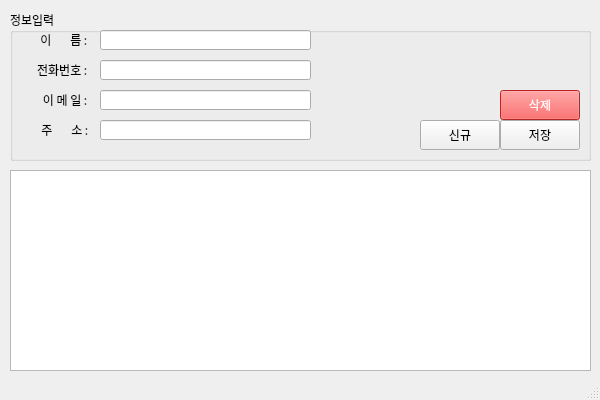
<?xml version="1.0" encoding="UTF-8"?>
<ui version="4.0">
 <class>MainWindow</class>
 <widget class="QMainWindow" name="MainWindow">
  <property name="geometry">
   <rect>
    <x>0</x>
    <y>0</y>
    <width>600</width>
    <height>400</height>
   </rect>
  </property>
  <property name="minimumSize">
   <size>
    <width>600</width>
    <height>400</height>
   </size>
  </property>
  <property name="maximumSize">
   <size>
    <width>600</width>
    <height>400</height>
   </size>
  </property>
  <property name="font">
   <font>
    <family>나눔고딕</family>
   </font>
  </property>
  <property name="windowTitle">
   <string>MainWindow</string>
  </property>
  <widget class="QWidget" name="centralwidget">
   <widget class="QWidget" name="verticalLayoutWidget">
    <property name="geometry">
     <rect>
      <x>10</x>
      <y>10</y>
      <width>581</width>
      <height>151</height>
     </rect>
    </property>
    <layout class="QVBoxLayout" name="verticalLayout">
     <item>
      <widget class="QGroupBox" name="groupBox">
       <property name="title">
        <string>정보입력</string>
       </property>
       <widget class="QLabel" name="label">
        <property name="geometry">
         <rect>
          <x>20</x>
          <y>24</y>
          <width>60</width>
          <height>12</height>
         </rect>
        </property>
        <property name="text">
         <string>이       름 : </string>
        </property>
        <property name="alignment">
         <set>Qt::AlignRight|Qt::AlignTrailing|Qt::AlignVCenter</set>
        </property>
       </widget>
       <widget class="QLineEdit" name="txtName">
        <property name="geometry">
         <rect>
          <x>90</x>
          <y>20</y>
          <width>211</width>
          <height>20</height>
         </rect>
        </property>
        <property name="inputMethodHints">
         <set>Qt::ImhDigitsOnly|Qt::ImhLatinOnly</set>
        </property>
       </widget>
       <widget class="QLineEdit" name="txtPhone">
        <property name="geometry">
         <rect>
          <x>90</x>
          <y>50</y>
          <width>211</width>
          <height>20</height>
         </rect>
        </property>
        <property name="inputMethodHints">
         <set>Qt::ImhFormattedNumbersOnly</set>
        </property>
       </widget>
       <widget class="QLabel" name="label_2">
        <property name="geometry">
         <rect>
          <x>20</x>
          <y>54</y>
          <width>60</width>
          <height>12</height>
         </rect>
        </property>
        <property name="text">
         <string>전화번호 : </string>
        </property>
        <property name="alignment">
         <set>Qt::AlignRight|Qt::AlignTrailing|Qt::AlignVCenter</set>
        </property>
       </widget>
       <widget class="QLineEdit" name="txtEmail">
        <property name="geometry">
         <rect>
          <x>90</x>
          <y>80</y>
          <width>211</width>
          <height>20</height>
         </rect>
        </property>
       </widget>
       <widget class="QLabel" name="label_3">
        <property name="geometry">
         <rect>
          <x>20</x>
          <y>84</y>
          <width>60</width>
          <height>12</height>
         </rect>
        </property>
        <property name="text">
         <string>이 메 일 : </string>
        </property>
        <property name="alignment">
         <set>Qt::AlignRight|Qt::AlignTrailing|Qt::AlignVCenter</set>
        </property>
       </widget>
       <widget class="QLineEdit" name="txtAddress">
        <property name="geometry">
         <rect>
          <x>90</x>
          <y>110</y>
          <width>211</width>
          <height>20</height>
         </rect>
        </property>
       </widget>
       <widget class="QLabel" name="label_4">
        <property name="geometry">
         <rect>
          <x>21</x>
          <y>114</y>
          <width>60</width>
          <height>12</height>
         </rect>
        </property>
        <property name="text">
         <string>주       소 : </string>
        </property>
        <property name="alignment">
         <set>Qt::AlignRight|Qt::AlignTrailing|Qt::AlignVCenter</set>
        </property>
       </widget>
       <widget class="QPushButton" name="btnNew">
        <property name="geometry">
         <rect>
          <x>410</x>
          <y>110</y>
          <width>80</width>
          <height>30</height>
         </rect>
        </property>
        <property name="text">
         <string>신규</string>
        </property>
       </widget>
       <widget class="QPushButton" name="btnSave">
        <property name="geometry">
         <rect>
          <x>490</x>
          <y>110</y>
          <width>80</width>
          <height>30</height>
         </rect>
        </property>
        <property name="text">
         <string>저장</string>
        </property>
       </widget>
       <widget class="QPushButton" name="btnDel">
        <property name="geometry">
         <rect>
          <x>490</x>
          <y>80</y>
          <width>80</width>
          <height>30</height>
         </rect>
        </property>
        <property name="palette">
         <palette>
          <active>
           <colorrole role="WindowText">
            <brush brushstyle="SolidPattern">
             <color alpha="255">
              <red>255</red>
              <green>255</green>
              <blue>255</blue>
             </color>
            </brush>
           </colorrole>
           <colorrole role="Button">
            <brush brushstyle="SolidPattern">
             <color alpha="255">
              <red>255</red>
              <green>50</green>
              <blue>50</blue>
             </color>
            </brush>
           </colorrole>
           <colorrole role="Light">
            <brush brushstyle="SolidPattern">
             <color alpha="255">
              <red>255</red>
              <green>127</green>
              <blue>127</blue>
             </color>
            </brush>
           </colorrole>
           <colorrole role="Midlight">
            <brush brushstyle="SolidPattern">
             <color alpha="255">
              <red>255</red>
              <green>63</green>
              <blue>63</blue>
             </color>
            </brush>
           </colorrole>
           <colorrole role="Dark">
            <brush brushstyle="SolidPattern">
             <color alpha="255">
              <red>127</red>
              <green>0</green>
              <blue>0</blue>
             </color>
            </brush>
           </colorrole>
           <colorrole role="Mid">
            <brush brushstyle="SolidPattern">
             <color alpha="255">
              <red>170</red>
              <green>0</green>
              <blue>0</blue>
             </color>
            </brush>
           </colorrole>
           <colorrole role="Text">
            <brush brushstyle="SolidPattern">
             <color alpha="255">
              <red>255</red>
              <green>255</green>
              <blue>255</blue>
             </color>
            </brush>
           </colorrole>
           <colorrole role="BrightText">
            <brush brushstyle="SolidPattern">
             <color alpha="255">
              <red>255</red>
              <green>255</green>
              <blue>255</blue>
             </color>
            </brush>
           </colorrole>
           <colorrole role="ButtonText">
            <brush brushstyle="SolidPattern">
             <color alpha="255">
              <red>255</red>
              <green>255</green>
              <blue>255</blue>
             </color>
            </brush>
           </colorrole>
           <colorrole role="Base">
            <brush brushstyle="SolidPattern">
             <color alpha="255">
              <red>255</red>
              <green>50</green>
              <blue>50</blue>
             </color>
            </brush>
           </colorrole>
           <colorrole role="Window">
            <brush brushstyle="SolidPattern">
             <color alpha="255">
              <red>255</red>
              <green>50</green>
              <blue>50</blue>
             </color>
            </brush>
           </colorrole>
           <colorrole role="Shadow">
            <brush brushstyle="SolidPattern">
             <color alpha="255">
              <red>0</red>
              <green>0</green>
              <blue>0</blue>
             </color>
            </brush>
           </colorrole>
           <colorrole role="AlternateBase">
            <brush brushstyle="SolidPattern">
             <color alpha="255">
              <red>255</red>
              <green>127</green>
              <blue>127</blue>
             </color>
            </brush>
           </colorrole>
           <colorrole role="ToolTipBase">
            <brush brushstyle="SolidPattern">
             <color alpha="255">
              <red>255</red>
              <green>255</green>
              <blue>220</blue>
             </color>
            </brush>
           </colorrole>
           <colorrole role="ToolTipText">
            <brush brushstyle="SolidPattern">
             <color alpha="255">
              <red>0</red>
              <green>0</green>
              <blue>0</blue>
             </color>
            </brush>
           </colorrole>
           <colorrole role="PlaceholderText">
            <brush brushstyle="SolidPattern">
             <color alpha="128">
              <red>0</red>
              <green>0</green>
              <blue>0</blue>
             </color>
            </brush>
           </colorrole>
          </active>
          <inactive>
           <colorrole role="WindowText">
            <brush brushstyle="SolidPattern">
             <color alpha="255">
              <red>255</red>
              <green>255</green>
              <blue>255</blue>
             </color>
            </brush>
           </colorrole>
           <colorrole role="Button">
            <brush brushstyle="SolidPattern">
             <color alpha="255">
              <red>255</red>
              <green>50</green>
              <blue>50</blue>
             </color>
            </brush>
           </colorrole>
           <colorrole role="Light">
            <brush brushstyle="SolidPattern">
             <color alpha="255">
              <red>255</red>
              <green>127</green>
              <blue>127</blue>
             </color>
            </brush>
           </colorrole>
           <colorrole role="Midlight">
            <brush brushstyle="SolidPattern">
             <color alpha="255">
              <red>255</red>
              <green>63</green>
              <blue>63</blue>
             </color>
            </brush>
           </colorrole>
           <colorrole role="Dark">
            <brush brushstyle="SolidPattern">
             <color alpha="255">
              <red>127</red>
              <green>0</green>
              <blue>0</blue>
             </color>
            </brush>
           </colorrole>
           <colorrole role="Mid">
            <brush brushstyle="SolidPattern">
             <color alpha="255">
              <red>170</red>
              <green>0</green>
              <blue>0</blue>
             </color>
            </brush>
           </colorrole>
           <colorrole role="Text">
            <brush brushstyle="SolidPattern">
             <color alpha="255">
              <red>255</red>
              <green>255</green>
              <blue>255</blue>
             </color>
            </brush>
           </colorrole>
           <colorrole role="BrightText">
            <brush brushstyle="SolidPattern">
             <color alpha="255">
              <red>255</red>
              <green>255</green>
              <blue>255</blue>
             </color>
            </brush>
           </colorrole>
           <colorrole role="ButtonText">
            <brush brushstyle="SolidPattern">
             <color alpha="255">
              <red>255</red>
              <green>255</green>
              <blue>255</blue>
             </color>
            </brush>
           </colorrole>
           <colorrole role="Base">
            <brush brushstyle="SolidPattern">
             <color alpha="255">
              <red>255</red>
              <green>50</green>
              <blue>50</blue>
             </color>
            </brush>
           </colorrole>
           <colorrole role="Window">
            <brush brushstyle="SolidPattern">
             <color alpha="255">
              <red>255</red>
              <green>50</green>
              <blue>50</blue>
             </color>
            </brush>
           </colorrole>
           <colorrole role="Shadow">
            <brush brushstyle="SolidPattern">
             <color alpha="255">
              <red>0</red>
              <green>0</green>
              <blue>0</blue>
             </color>
            </brush>
           </colorrole>
           <colorrole role="AlternateBase">
            <brush brushstyle="SolidPattern">
             <color alpha="255">
              <red>255</red>
              <green>127</green>
              <blue>127</blue>
             </color>
            </brush>
           </colorrole>
           <colorrole role="ToolTipBase">
            <brush brushstyle="SolidPattern">
             <color alpha="255">
              <red>255</red>
              <green>255</green>
              <blue>220</blue>
             </color>
            </brush>
           </colorrole>
           <colorrole role="ToolTipText">
            <brush brushstyle="SolidPattern">
             <color alpha="255">
              <red>0</red>
              <green>0</green>
              <blue>0</blue>
             </color>
            </brush>
           </colorrole>
           <colorrole role="PlaceholderText">
            <brush brushstyle="SolidPattern">
             <color alpha="128">
              <red>0</red>
              <green>0</green>
              <blue>0</blue>
             </color>
            </brush>
           </colorrole>
          </inactive>
          <disabled>
           <colorrole role="WindowText">
            <brush brushstyle="SolidPattern">
             <color alpha="255">
              <red>255</red>
              <green>255</green>
              <blue>255</blue>
             </color>
            </brush>
           </colorrole>
           <colorrole role="Button">
            <brush brushstyle="SolidPattern">
             <color alpha="255">
              <red>255</red>
              <green>50</green>
              <blue>50</blue>
             </color>
            </brush>
           </colorrole>
           <colorrole role="Light">
            <brush brushstyle="SolidPattern">
             <color alpha="255">
              <red>255</red>
              <green>127</green>
              <blue>127</blue>
             </color>
            </brush>
           </colorrole>
           <colorrole role="Midlight">
            <brush brushstyle="SolidPattern">
             <color alpha="255">
              <red>255</red>
              <green>63</green>
              <blue>63</blue>
             </color>
            </brush>
           </colorrole>
           <colorrole role="Dark">
            <brush brushstyle="SolidPattern">
             <color alpha="255">
              <red>127</red>
              <green>0</green>
              <blue>0</blue>
             </color>
            </brush>
           </colorrole>
           <colorrole role="Mid">
            <brush brushstyle="SolidPattern">
             <color alpha="255">
              <red>170</red>
              <green>0</green>
              <blue>0</blue>
             </color>
            </brush>
           </colorrole>
           <colorrole role="Text">
            <brush brushstyle="SolidPattern">
             <color alpha="255">
              <red>255</red>
              <green>255</green>
              <blue>255</blue>
             </color>
            </brush>
           </colorrole>
           <colorrole role="BrightText">
            <brush brushstyle="SolidPattern">
             <color alpha="255">
              <red>255</red>
              <green>255</green>
              <blue>255</blue>
             </color>
            </brush>
           </colorrole>
           <colorrole role="ButtonText">
            <brush brushstyle="SolidPattern">
             <color alpha="255">
              <red>255</red>
              <green>255</green>
              <blue>255</blue>
             </color>
            </brush>
           </colorrole>
           <colorrole role="Base">
            <brush brushstyle="SolidPattern">
             <color alpha="255">
              <red>255</red>
              <green>50</green>
              <blue>50</blue>
             </color>
            </brush>
           </colorrole>
           <colorrole role="Window">
            <brush brushstyle="SolidPattern">
             <color alpha="255">
              <red>255</red>
              <green>50</green>
              <blue>50</blue>
             </color>
            </brush>
           </colorrole>
           <colorrole role="Shadow">
            <brush brushstyle="SolidPattern">
             <color alpha="255">
              <red>0</red>
              <green>0</green>
              <blue>0</blue>
             </color>
            </brush>
           </colorrole>
           <colorrole role="AlternateBase">
            <brush brushstyle="SolidPattern">
             <color alpha="255">
              <red>255</red>
              <green>0</green>
              <blue>0</blue>
             </color>
            </brush>
           </colorrole>
           <colorrole role="ToolTipBase">
            <brush brushstyle="SolidPattern">
             <color alpha="255">
              <red>255</red>
              <green>255</green>
              <blue>220</blue>
             </color>
            </brush>
           </colorrole>
           <colorrole role="ToolTipText">
            <brush brushstyle="SolidPattern">
             <color alpha="255">
              <red>0</red>
              <green>0</green>
              <blue>0</blue>
             </color>
            </brush>
           </colorrole>
           <colorrole role="PlaceholderText">
            <brush brushstyle="SolidPattern">
             <color alpha="128">
              <red>0</red>
              <green>0</green>
              <blue>0</blue>
             </color>
            </brush>
           </colorrole>
          </disabled>
         </palette>
        </property>
        <property name="styleSheet">
         <string notr="true">background-color:rgb(255, 50, 50);
color:rgb(255, 255, 255);</string>
        </property>
        <property name="text">
         <string>삭제</string>
        </property>
       </widget>
      </widget>
     </item>
    </layout>
   </widget>
   <widget class="QWidget" name="verticalLayoutWidget_2">
    <property name="geometry">
     <rect>
      <x>10</x>
      <y>170</y>
      <width>581</width>
      <height>201</height>
     </rect>
    </property>
    <layout class="QVBoxLayout" name="verticalLayout_2">
     <item>
      <widget class="QTableWidget" name="tblAddress"/>
     </item>
    </layout>
   </widget>
  </widget>
  <widget class="QStatusBar" name="stbCurrent"/>
 </widget>
 <resources/>
 <connections/>
</ui>
